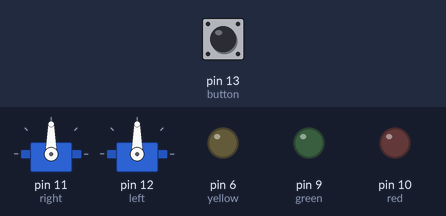
Bench run of a sketch on a simulated Arduino Uno, built with avr-gcc and run on an emulated ATmega328P. Shown: 2 × servo, output pins drawn as LEDs (lit = HIGH). The inputs (shaded band) are chosen by the test bench; at power-on: pin 13 (button) LOW. At 15.7 s the program stops and its outputs stay as they are.

Above: at 1.2 s.
1.3 s: pin 13 (button) pulled HIGH for 0.15 s
At 2.4 s:
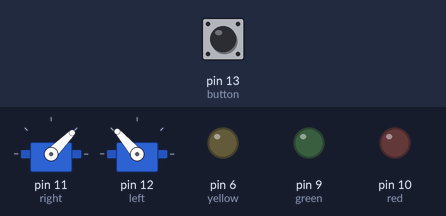
At 3.9 s:
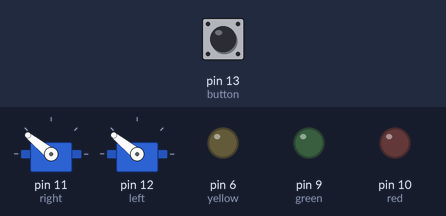
Timing chart, 0 to 16.1 s (numbered marks = the images above; inputs shaded):
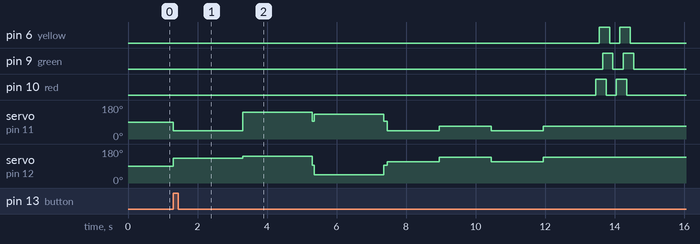

The sketch:

challenge3.ino
```cpp
#define red 10 //replacing 8 with red
#define green 9 //replacing 11 with green
#define yellow 6 //replacing 6 with yellow
#include<Servo.h>
Servo right; //right wheel
Servo left; //left wheel
int button = 13; //button is assigned to pin 13
int buttonState = 0; //initial value of buttonState is 0
void setup() {
right.attach(11); //assigns right motor to pin 3
left.attach(12); //assigns left motor to pin 12
pinMode(button,INPUT); //switch
pinMode(green, OUTPUT); //green LED
pinMode(yellow, OUTPUT); //yellow LED
pinMode(red, OUTPUT); //red LED
}
void loop() {
buttonState = digitalRead(button); //checking if switch is pressed or not
if (buttonState == HIGH)
{ //when switch is pressed
forward(); delay(2000); //robot goes in forward direction
spin(); delay(2000); //robot spins
stopservo(); delay(50); //robot stops for a while
reverse(); delay(2000); //the robot goes in reverse
stopservo(); delay(100);//fully stops the wheels from turning
leftturn(); delay(1500); //turns left
rightturn(); delay(1500); //turns right
leftturn(); delay(1500); //turns left
rightturn(); delay(1500); //turns right
led(); delay(1000); //led's blink in a fun pattern
exit(0); //arduino stops the program
}
}
void reverse(){ //goes in straight line
right.writeMicroseconds(1890);
left.writeMicroseconds(1005);
}
void spin(){ //robot spins
right.writeMicroseconds(2000);
left.writeMicroseconds(2000);
}
void forward(){ //robot goes in reverse
right.writeMicroseconds(1005);
left.writeMicroseconds(1890);
}
void stopservo(){ //servos stop rotating
right.writeMicroseconds(1500);
left.writeMicroseconds(1500);
}
void leftturn()//function for left turn move
{
right.writeMicroseconds(1000);//sets right servo to left trun
left.writeMicroseconds(1700);//sets left servo to left turn
}
void rightturn() //function for right turn move
{
right.writeMicroseconds(1250);//sets right servo to right turn
left.writeMicroseconds(1950);//sets left servo to right turn
}

void led(){ //making led's blink
right.detach();
left.detach();
digitalWrite(red, HIGH);
delay(100);
digitalWrite(yellow, HIGH);
delay(100);
digitalWrite(green, HIGH);
delay(100);
digitalWrite(red, LOW);
delay(100);
digitalWrite(yellow, LOW);
delay(100);
digitalWrite(green, LOW);
delay(100);
digitalWrite(red, HIGH);
delay(100);
digitalWrite(yellow, HIGH);
delay(100);
digitalWrite(green, HIGH);
delay(100);
digitalWrite(red, LOW);
delay(100);
digitalWrite(yellow, LOW);
delay(100);
digitalWrite(green, LOW);
delay(100);
}
```

Measured:
- after the input at 1.3 s, pin 6 (yellow): alternates HIGH for 0.30 s and LOW for 0.30 s, 4 changes in all, then stays LOW, starting after 12.3 s; pin 9 (green): alternates HIGH for 0.30 s and LOW for 0.30 s, 4 changes in all, then stays LOW, starting after 12.4 s
